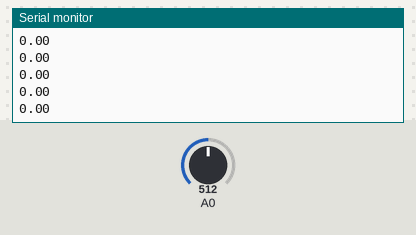
A sketch run on a simulated Arduino Uno, built with avr-gcc and run on an emulated ATmega328P. Shown: the last lines printed to the serial monitor. The test bench sets the inputs (shaded band); at power-on: A0 = 512.

Above: at 1.2 s.
1.3 s: A0 set to 716
At 1.31 s:
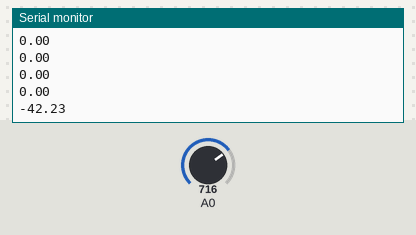
2.8 s: A0 set to 900
At 2.82 s:
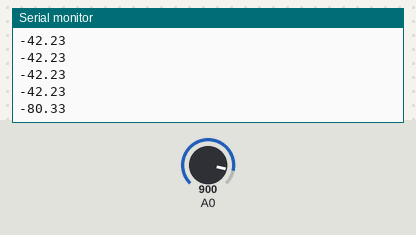
Timing chart, 0 to 5.8 s (numbered marks = the images above; inputs shaded):
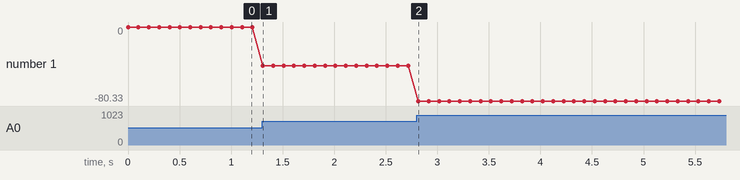

Measured:
- after the input at 1.3 s, the serial monitor: prints a new line at once (image 1)
- after the input at 2.8 s, the serial monitor: prints a new line at once (image 2)
- plotted number 1: 0 → -42.23 after the input at 1.3 s, -42.23 → -80.33 after the input at 2.8 s

The sketch:

Stretch_Sensor_1.4.c.ino
```cpp
float baseline;

void setup() {
  // put your setup code here, to run once:
  Serial.begin(115200);
  int sensorValue = analogRead(A0);
  baseline = sensorValue*(5.0/1023.0);
}

void loop() {
  // put your main code here, to run repeatedly:

  int SensorValue = analogRead(A0);

  // 5 : Voltage, 1023 maximum output for the device
  float nvoltage = SensorValue*(5.0/1023.0);

  // Equation : new/old * initial sensor length
  float newlen = (nvoltage/baseline)*106;
  float change = newlen - 106;

  // Serial.print("Sensor Value : ");
  // Serial.print(SensorValue);
  // Serial.print("\n");

  // Serial.print("Normalised voltage : ");
  // Serial.print(nvoltage);
  // Serial.print("\n");

  // Serial.print("New length : ");
  // Serial.print(newlen);
  // Serial.print("\n");

  // Serial.print("Change in length : ");
  Serial.print(change * -1);
  Serial.print("\n");

  // Serial.print("\n\n");

  delay(100);
}
```
